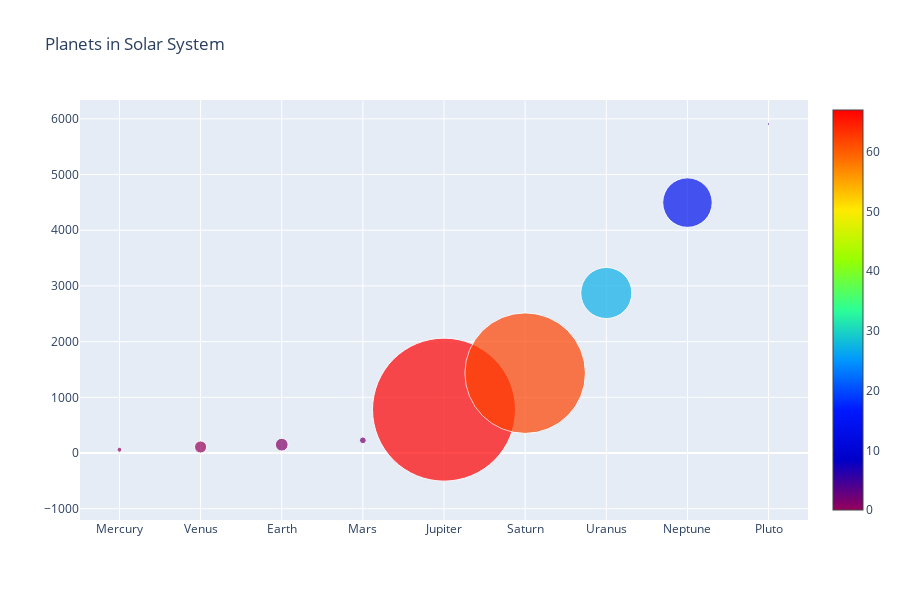

Notebook code for this chart:
### Code cell
data = [trace0]
layout = go.Layout(height=600, width=900, title='Planets in Solar System')
fig = go.Figure(data=data, layout=layout)
offline.iplot(fig)

### Figure 1 — Plotly figure (JSON) as saved in the notebook; plotly's stock layout.template omitted (floating-point values rounded to 4 significant figures)
{"data": [{"marker": {"color": [0, 0, 1, 2, 67, 62, 27, 14, 5], "colorscale": [[0, "rgb(150,0,90)"], [0.125, "rgb(0,0,200)"], [0.25, "rgb(0,25,255)"], [0.375, "rgb(0,152,255)"], [0.5, "rgb(44,255,150)"], [0.625, "rgb(151,255,0)"], [0.75, "rgb(255,234,0)"], [0.875, "rgb(255,111,0)"], [1, "rgb(255,0,0)"]], "showscale": true, "size": [4879, 12104, 12756, 6792, 142984, 120536, 51118, 49528, 2370], "sizeref": 1000}, "mode": "markers", "type": "scatter", "x": ["Mercury", "Venus", "Earth", "Mars", "Jupiter", "Saturn", "Uranus", "Neptune", "Pluto"], "y": [57.9, 108.2, 149.6, 227.9, 778.6, 1434.0, 2872.0, 4495.0, 5906.0]}], "layout": {"height": 600, "title": {"text": "Planets in Solar System"}, "width": 900, "xaxis": {"autorange": true, "range": [-0.4861, 8.486], "type": "category"}, "yaxis": {"autorange": true, "range": [-1203.0, 6337.0], "type": "linear"}}}
